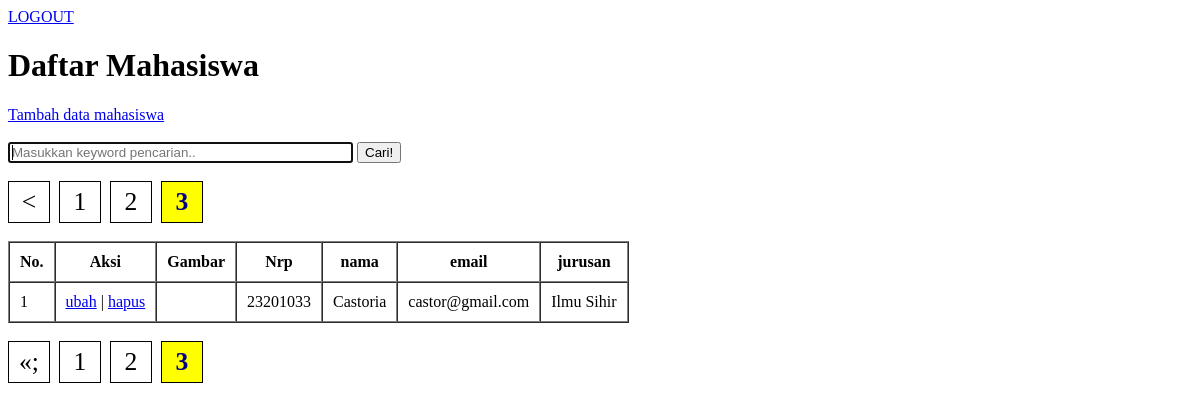
Screenshot of /pertemuan18/index.php?halaman=3 (signed in) with the database file from the repository.
### tables this page shows
create table mahasiswa (
    id int primary key auto_increment,
    nama varchar(100),
    nrp varchar(10),
    email varchar(100),
    jurusan varchar(100),
    gambar varchar(100)
);

### pertemuan18/functions.php (called while the page is built, shortened)
<?php
$conn = mysqli_connect("localhost", "root", "", "phpdasar");
function query($query){
    global $conn;
    $result = mysqli_query($conn, $query);
    $rows = [];
    while ($row = mysqli_fetch_assoc($result)){
        $rows[] = $row;
    }
    return $rows;
}
function pagination($jumlahDataPerHalaman){
    $jumlahData = count(query("SELECT * FROM mahasiswa"));
    $jumlahHalaman = ceil($jumlahData / $jumlahDataPerHalaman);
    $halamanAktif = ( isset($_GET["halaman"]) ) ? $_GET["halaman"] : 1;
    $awalData = ( $jumlahDataPerHalaman * $halamanAktif ) - $jumlahDataPerHalaman;
    $mahasiswa = query("SELECT * FROM mahasiswa LIMIT $awalData, $jumlahDataPerHalaman");
    return array('mahasiswa' => $mahasiswa, 'jumlahHalaman' => $jumlahHalaman, 'halamanAktif' => $halamanAktif);
}
?>

### pertemuan18/index.php (the view, shortened to what this page needs)
<?php
$dataPagination = pagination(5);
$mahasiswa = $dataPagination["mahasiswa"];
$jumlahHalaman = $dataPagination["jumlahHalaman"];
$halamanAktif = $dataPagination["halamanAktif"];
?>
<!DOCTYPE html>
<html lang="en">
<head>
</head>
<body>
    <a href="logout.php">LOGOUT</a>
    <h1>Daftar Mahasiswa</h1>
    <a href="tambah.php">Tambah data mahasiswa</a>
    <br><br>
    <form action="" method="post">
        <input type="text" name="keyword" size="40" autofocus placeholder="Masukkan keyword pencarian.." autocomplete="off">
        <button type="submit" name="cari">Cari!</button>
    </form>
    <br>
    <?php if($halamanAktif > 1) : ?>
        <a href="?halaman=<?= $halamanAktif-1 ?>" class="page">&lt;</a>
    <?php endif; ?>
    <?php for($i = 1; $i <= $jumlahHalaman; $i++) : ?>
        <?php if($i == $halamanAktif) : ?>
            <a href="?halaman=<?= $i; ?>" class="current page" > <?= $i ?> </a>
        <?php else : ?>
            <a href="?halaman=<?= $i; ?>" class="page" > <?= $i ?> </a>
        <?php endif; ?>
    <?php endfor; ?>
    <br> <br>
    <table border="1" cellpadding="10" cellspacing="0">
        <tr>
            <th>No.</th>
            <th>Aksi</th>
            <th>Gambar</th>
            <th>Nrp</th>
            <th>nama</th>
            <th>email</th>
            <th>jurusan</th>
        </tr>
        <?php $ctr=1; ?>
        <?php foreach($mahasiswa as $row) : ?>
        <tr>
            <td><?= $ctr; ?></td>
            <td>
                <a href="ubah.php?id=<?= $row["id"]; ?>">ubah</a> |
                <a href="hapus.php?id=<?= $row["id"]; ?>" onclick="return confirm('yakin?')">hapus</a>
            </td>
            <td><img src="img/<?php echo $row["gambar"]; ?>" alt="" width="50"></td>
            <td><?= $row["nrp"]; ?></td>
            <td><?= $row["nama"]; ?></td>
            <td><?= $row["email"]; ?></td>
            <td><?= $row["jurusan"]; ?></td>
        </tr>
        <?php $ctr++; ?>
        <?php endforeach; ?>
    </table>
    <br>
    <?php if($halamanAktif > 1) : ?>
        <a href="?halaman=<?= $halamanAktif-1 ?>" class="page">&laquo;;</a>
    <?php endif; ?>
    <?php for($i = 1; $i <= $jumlahHalaman; $i++) : ?>
        <?php if($i == $halamanAktif) : ?>
            <a href="?halaman=<?= $i; ?>" class="current page" > <?= $i ?> </a>
        <?php else : ?>
            <a href="?halaman=<?= $i; ?>" class="page" > <?= $i ?> </a>
        <?php endif; ?>
    <?php endfor; ?>
</body>
</html>

### pertemuan18/index.php (style rules this page uses)
.page { display: inline-block; font-size: 1.6rem; border: 1px solid black; text-decoration: none; text-align: center; width: 40px; height: 40px; line-height: 40px; margin-right: 5px; color: black; }
.current { font-weight: bold; background-color: yellow; color: navy; }

### rows the page displays
mahasiswa: nrp "23201033", nama "Castoria", email "castor@gmail.com", jurusan "Ilmu Sihir"
